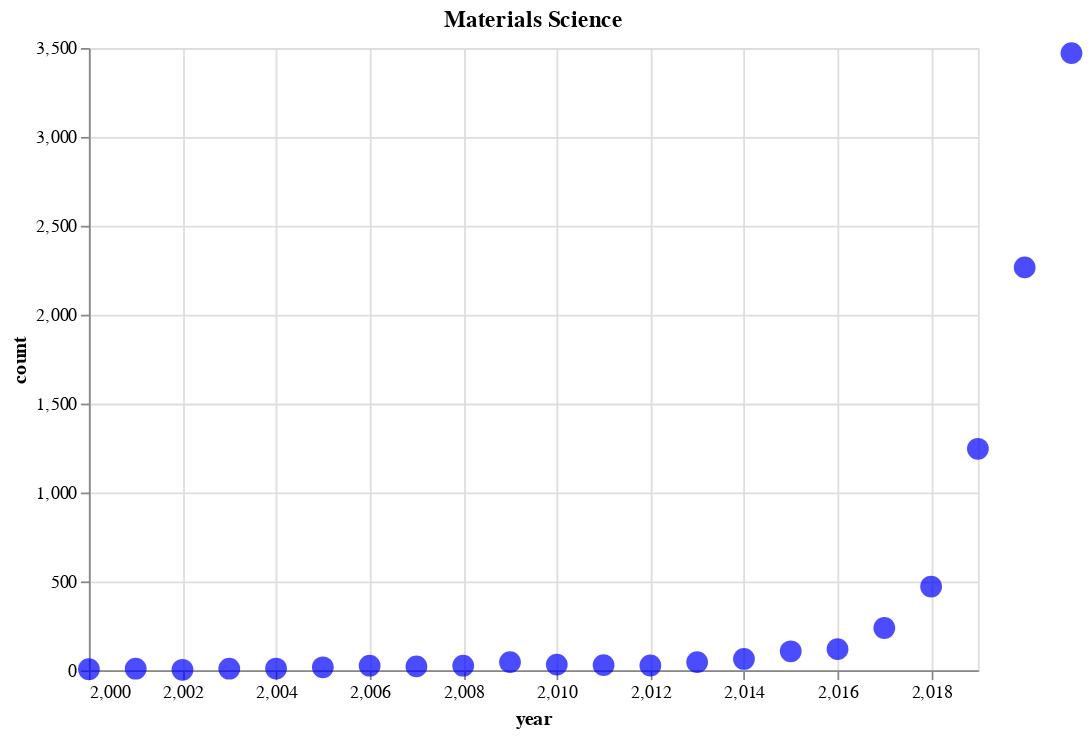

The notebook cell this image was saved under:
### Markdown cell above
## Individual

### Code cell
charts[0]

### Figure 1 — Vega-Lite specification as saved in the notebook (floating-point values rounded to 4 significant figures)
{"config": {"view": {"continuousWidth": 400, "continuousHeight": 300}}, "data": {"name": "data-69835049cac7820ea6274155da5b46ea"}, "mark": {"type": "circle", "color": "blue", "size": 150}, "encoding": {"x": {"field": "year", "scale": {"domain": [2000, 2019]}, "type": "quantitative"}, "y": {"field": "count", "type": "quantitative"}}, "height": 350, "title": "Materials Science", "width": 500, "$schema": "https://vega.github.io/schema/vega-lite/v4.17.0.json", "datasets": {"data-69835049cac7820ea6274155da5b46ea": [{"year": 2021, "count": 3471}, {"year": 2020, "count": 2266}, {"year": 2019, "count": 1246}, {"year": 2018, "count": 471}, {"year": 2017, "count": 238}, {"year": 2016, "count": 119}, {"year": 2015, "count": 107}, {"year": 2014, "count": 64}, {"year": 2013, "count": 46}, {"year": 2012, "count": 27}, {"year": 2011, "count": 29}, {"year": 2010, "count": 32}, {"year": 2009, "count": 46}, {"year": 2008, "count": 26}, {"year": 2007, "count": 22}, {"year": 2006, "count": 26}, {"year": 2005, "count": 17}, {"year": 2004, "count": 10}, {"year": 2003, "count": 9}, {"year": 2002, "count": 3}, {"year": 2001, "count": 9}, {"year": 2000, "count": 6}]}}
